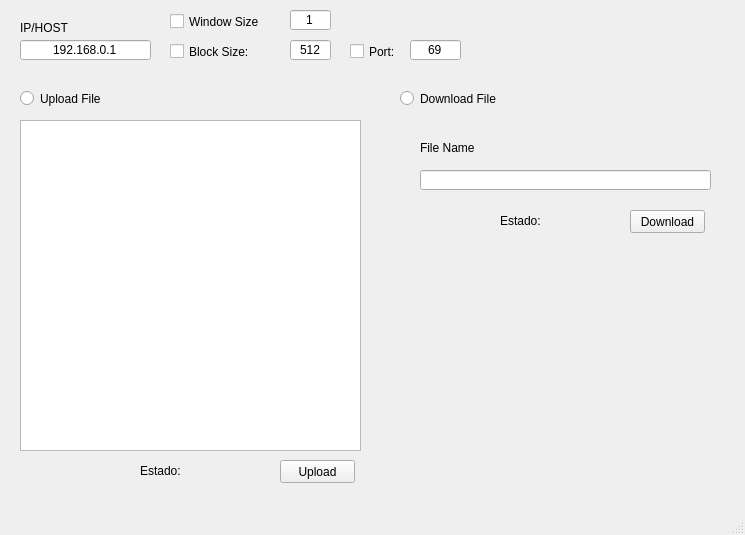
<?xml version="1.0" encoding="UTF-8"?>
<ui version="4.0">
 <class>TrivialPiper</class>
 <widget class="QMainWindow" name="TrivialPiper">
  <property name="geometry">
   <rect>
    <x>0</x>
    <y>0</y>
    <width>745</width>
    <height>535</height>
   </rect>
  </property>
  <property name="windowTitle">
   <string>Cliente - TrivialPiper</string>
  </property>
  <widget class="QWidget" name="centralwidget">
   <widget class="QLineEdit" name="inputIP">
    <property name="geometry">
     <rect>
      <x>20</x>
      <y>40</y>
      <width>131</width>
      <height>20</height>
     </rect>
    </property>
    <property name="text">
     <string>192.168.0.1</string>
    </property>
    <property name="alignment">
     <set>Qt::AlignCenter</set>
    </property>
   </widget>
   <widget class="QLabel" name="etiquetaIP">
    <property name="geometry">
     <rect>
      <x>20</x>
      <y>20</y>
      <width>61</width>
      <height>16</height>
     </rect>
    </property>
    <property name="text">
     <string>IP/HOST</string>
    </property>
   </widget>
   <widget class="QRadioButton" name="radioU">
    <property name="enabled">
     <bool>true</bool>
    </property>
    <property name="geometry">
     <rect>
      <x>20</x>
      <y>90</y>
      <width>101</width>
      <height>17</height>
     </rect>
    </property>
    <property name="text">
     <string>Upload File</string>
    </property>
   </widget>
   <widget class="QRadioButton" name="radioD">
    <property name="geometry">
     <rect>
      <x>400</x>
      <y>90</y>
      <width>121</width>
      <height>17</height>
     </rect>
    </property>
    <property name="text">
     <string>Download File</string>
    </property>
   </widget>
   <widget class="QWidget" name="widgetUpload" native="true">
    <property name="geometry">
     <rect>
      <x>20</x>
      <y>120</y>
      <width>341</width>
      <height>371</height>
     </rect>
    </property>
    <widget class="QTreeView" name="arbolDir">
     <property name="geometry">
      <rect>
       <x>0</x>
       <y>0</y>
       <width>341</width>
       <height>331</height>
      </rect>
     </property>
    </widget>
    <widget class="QPushButton" name="finalizarU">
     <property name="geometry">
      <rect>
       <x>260</x>
       <y>340</y>
       <width>75</width>
       <height>23</height>
      </rect>
     </property>
     <property name="text">
      <string>Upload</string>
     </property>
    </widget>
    <widget class="QLabel" name="estadoUp">
     <property name="geometry">
      <rect>
       <x>120</x>
       <y>340</y>
       <width>141</width>
       <height>21</height>
      </rect>
     </property>
     <property name="text">
      <string>Estado:</string>
     </property>
    </widget>
   </widget>
   <widget class="QWidget" name="widgetDownload" native="true">
    <property name="geometry">
     <rect>
      <x>400</x>
      <y>120</y>
      <width>321</width>
      <height>321</height>
     </rect>
    </property>
    <widget class="QLabel" name="label_2">
     <property name="geometry">
      <rect>
       <x>20</x>
       <y>20</y>
       <width>71</width>
       <height>16</height>
      </rect>
     </property>
     <property name="text">
      <string>File Name</string>
     </property>
    </widget>
    <widget class="QLineEdit" name="inputDownloadFile">
     <property name="geometry">
      <rect>
       <x>20</x>
       <y>50</y>
       <width>291</width>
       <height>20</height>
      </rect>
     </property>
    </widget>
    <widget class="QPushButton" name="finalizarD">
     <property name="geometry">
      <rect>
       <x>230</x>
       <y>90</y>
       <width>75</width>
       <height>23</height>
      </rect>
     </property>
     <property name="text">
      <string>Download</string>
     </property>
    </widget>
    <widget class="QLabel" name="label">
     <property name="geometry">
      <rect>
       <x>30</x>
       <y>130</y>
       <width>67</width>
       <height>17</height>
      </rect>
     </property>
     <property name="text">
      <string/>
     </property>
    </widget>
    <widget class="QLabel" name="estadoDw">
     <property name="geometry">
      <rect>
       <x>100</x>
       <y>90</y>
       <width>131</width>
       <height>21</height>
      </rect>
     </property>
     <property name="text">
      <string>Estado:</string>
     </property>
    </widget>
   </widget>
   <widget class="QCheckBox" name="checkBoxPuerto">
    <property name="geometry">
     <rect>
      <x>350</x>
      <y>40</y>
      <width>51</width>
      <height>23</height>
     </rect>
    </property>
    <property name="text">
     <string>Port:</string>
    </property>
   </widget>
   <widget class="QLineEdit" name="inputBlocksize">
    <property name="geometry">
     <rect>
      <x>290</x>
      <y>40</y>
      <width>41</width>
      <height>20</height>
     </rect>
    </property>
    <property name="inputMethodHints">
     <set>Qt::ImhPreferNumbers</set>
    </property>
    <property name="text">
     <string>512</string>
    </property>
    <property name="alignment">
     <set>Qt::AlignCenter</set>
    </property>
   </widget>
   <widget class="QCheckBox" name="checkBoxBlocksize">
    <property name="geometry">
     <rect>
      <x>170</x>
      <y>40</y>
      <width>91</width>
      <height>23</height>
     </rect>
    </property>
    <property name="text">
     <string>Block Size:</string>
    </property>
   </widget>
   <widget class="QLineEdit" name="inputPort">
    <property name="geometry">
     <rect>
      <x>410</x>
      <y>40</y>
      <width>51</width>
      <height>20</height>
     </rect>
    </property>
    <property name="inputMethodHints">
     <set>Qt::ImhPreferNumbers</set>
    </property>
    <property name="text">
     <string>69</string>
    </property>
    <property name="alignment">
     <set>Qt::AlignCenter</set>
    </property>
   </widget>
   <widget class="QCheckBox" name="checkBoxWindowsize">
    <property name="geometry">
     <rect>
      <x>170</x>
      <y>10</y>
      <width>111</width>
      <height>23</height>
     </rect>
    </property>
    <property name="text">
     <string>Window Size</string>
    </property>
   </widget>
   <widget class="QLineEdit" name="inputWindow">
    <property name="geometry">
     <rect>
      <x>290</x>
      <y>10</y>
      <width>41</width>
      <height>20</height>
     </rect>
    </property>
    <property name="inputMethodHints">
     <set>Qt::ImhPreferNumbers</set>
    </property>
    <property name="text">
     <string>1</string>
    </property>
    <property name="alignment">
     <set>Qt::AlignCenter</set>
    </property>
   </widget>
  </widget>
  <widget class="QMenuBar" name="menubar">
   <property name="geometry">
    <rect>
     <x>0</x>
     <y>0</y>
     <width>745</width>
     <height>21</height>
    </rect>
   </property>
  </widget>
  <widget class="QStatusBar" name="statusbar"/>
 </widget>
 <resources/>
 <connections/>
</ui>
